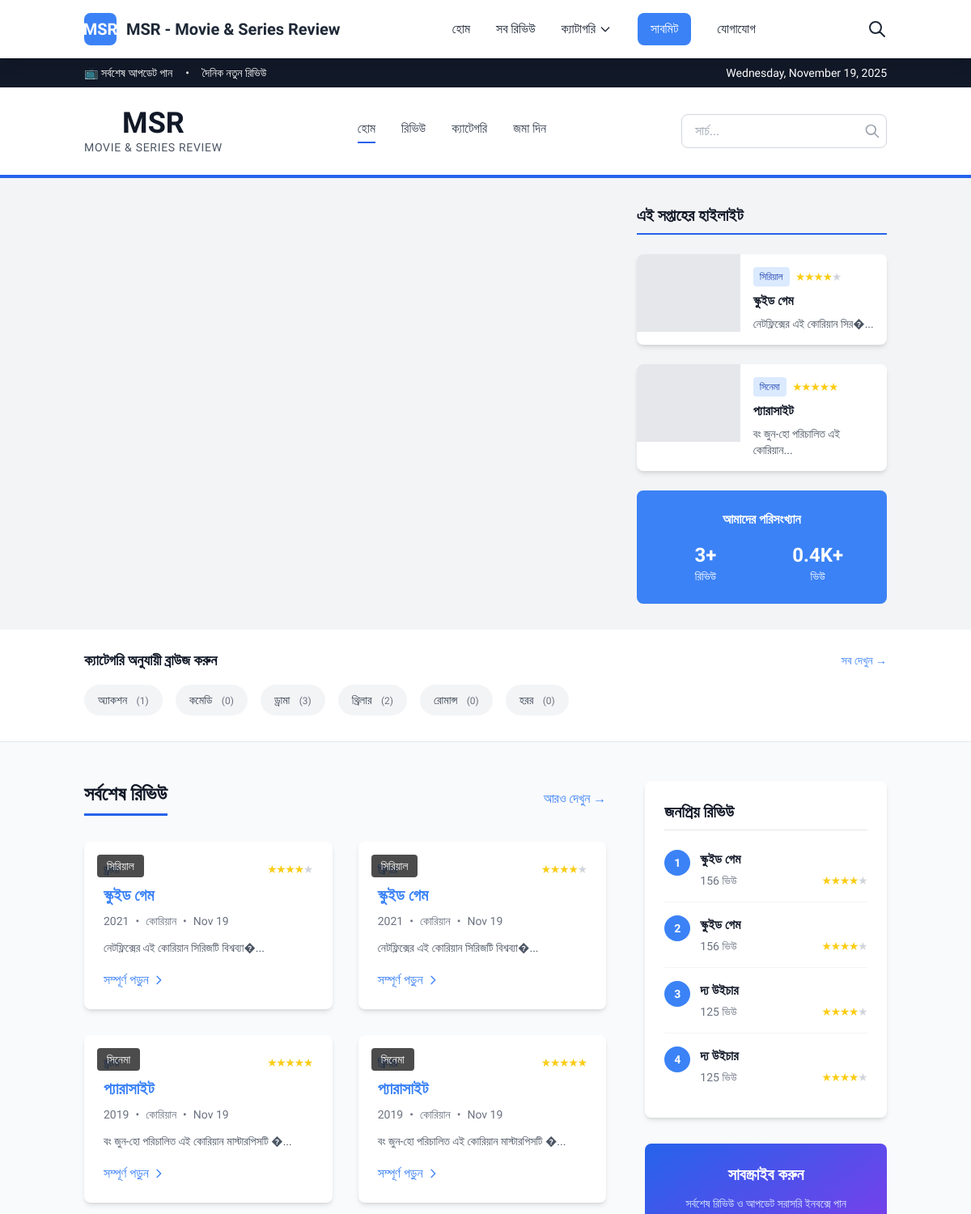
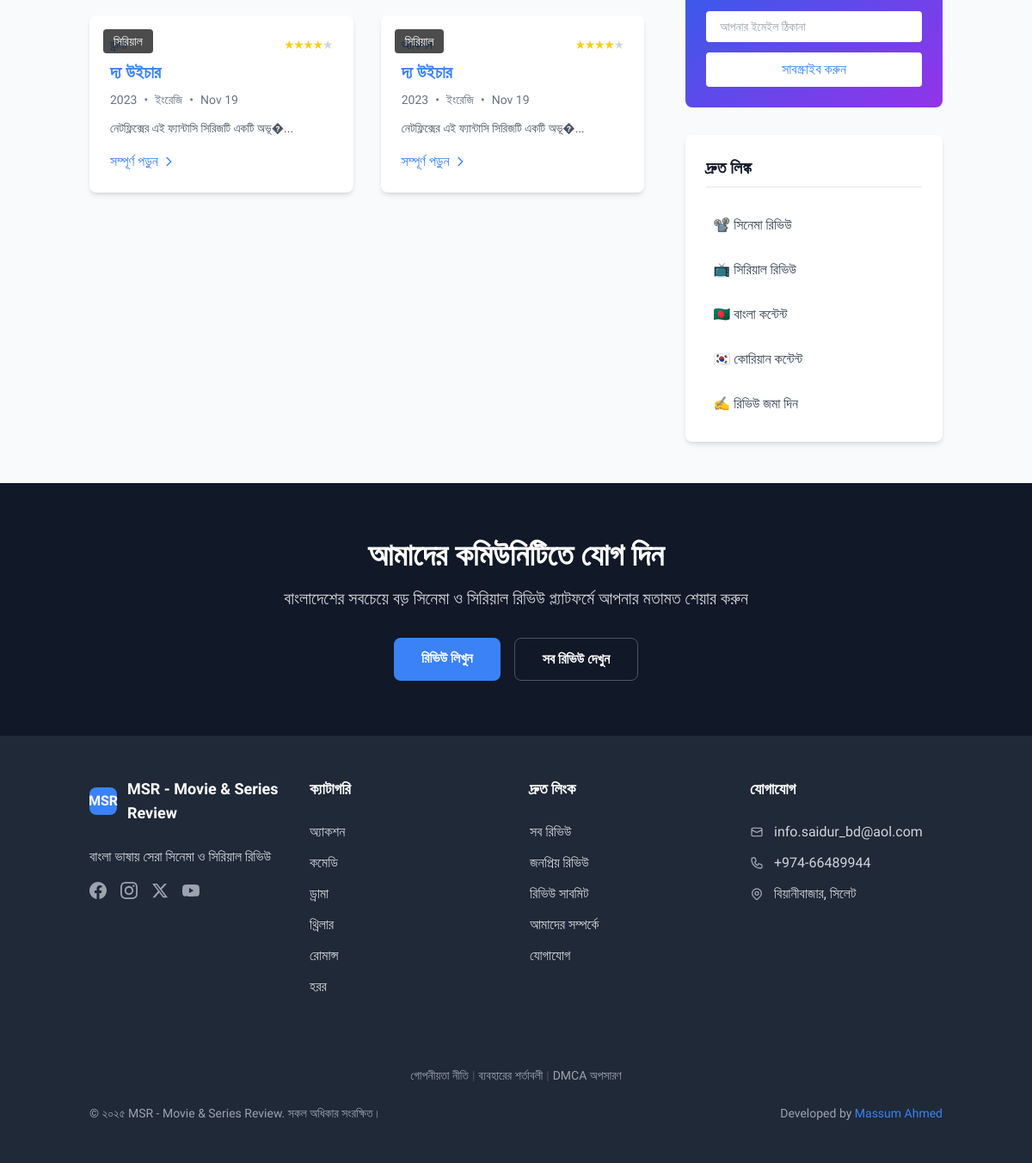
/home/2.php, run on the app's committed database (2 pictures, top to bottom).
### tables this page shows
CREATE TABLE `reviews` (
  `id` int(11) NOT NULL,
  `title` varchar(255) NOT NULL,
  `slug` varchar(255) NOT NULL,
  `reviewer_name` varchar(100) NOT NULL,
  `reviewer_email` varchar(100) DEFAULT NULL,
  `year` varchar(10) DEFAULT NULL,
  `type` enum('movie','series') NOT NULL DEFAULT 'movie',
  `language` varchar(50) DEFAULT NULL,
  `director` varchar(255) DEFAULT NULL,
  `cast` text DEFAULT NULL,
  `rating` decimal(2,1) NOT NULL DEFAULT 0.0,
  `content` longtext NOT NULL,
  `excerpt` text DEFAULT NULL,
  `poster_image` varchar(255) DEFAULT NULL,
  `trailer_url` varchar(500) DEFAULT NULL,
  `featured` tinyint(1) NOT NULL DEFAULT 0,
  `view_count` int(11) NOT NULL DEFAULT 0,
  `status` enum('published','pending','draft') NOT NULL DEFAULT 'pending',
  `created_by` enum('admin','user') NOT NULL DEFAULT 'admin',
  `meta_title` varchar(255) DEFAULT NULL,
  `meta_description` text DEFAULT NULL,
  `meta_keywords` text DEFAULT NULL,
  `created_at` timestamp NOT NULL DEFAULT current_timestamp(),
  `updated_at` timestamp NOT NULL DEFAULT current_timestamp() ON UPDATE current_timestamp()
);

CREATE TABLE `categories` (
  `id` int(11) NOT NULL,
  `name` varchar(100) NOT NULL,
  `name_bn` varchar(100) DEFAULT NULL,
  `slug` varchar(100) NOT NULL,
  `description` text DEFAULT NULL,
  `icon` varchar(100) DEFAULT NULL,
  `color` varchar(20) DEFAULT '#3B82F6',
  `sort_order` int(11) NOT NULL DEFAULT 0,
  `status` enum('active','inactive') NOT NULL DEFAULT 'active',
  `created_at` timestamp NOT NULL DEFAULT current_timestamp(),
  `updated_at` timestamp NOT NULL DEFAULT current_timestamp() ON UPDATE current_timestamp()
);

### home/2.php (the view, shortened to what the rows shown need)
<?php
require_once 'config/config.php';
$db = Database::getInstance();
$latest_reviews = $db->fetchAll("
    SELECT r.*, c.name as category_name, c.name_bn as category_name_bn
    FROM reviews r
    LEFT JOIN review_categories rc ON r.id = rc.review_id
    LEFT JOIN categories c ON rc.category_id = c.id
    WHERE r.status = 'published'
    ORDER BY r.created_at DESC
    LIMIT 6
");
$featured_reviews = $db->fetchAll("
    SELECT r.*, c.name as category_name, c.name_bn as category_name_bn
    FROM reviews r
    LEFT JOIN review_categories rc ON r.id = rc.review_id
    LEFT JOIN categories c ON rc.category_id = c.id
    WHERE r.status = 'published' AND r.featured = 1
    ORDER BY r.created_at DESC
    LIMIT 3
");
$popular_reviews = $db->fetchAll("
    SELECT r.*, c.name as category_name, c.name_bn as category_name_bn
    FROM reviews r
    LEFT JOIN review_categories rc ON r.id = rc.review_id
    LEFT JOIN categories c ON rc.category_id = c.id
    WHERE r.status = 'published'
    ORDER BY r.view_count DESC
    LIMIT 4
");
$categories = $db->fetchAll("
    SELECT * FROM categories
    WHERE status = 'active'
    ORDER BY sort_order ASC
    LIMIT 8
");
include 'includes/header.php';
?>
<header class="bg-white shadow-sm border-b-4 border-blue-600">
    <div class="container mx-auto px-4">
        <div class="flex items-center justify-between py-6">
            <div class="text-center">
                <h1 class="text-4xl font-bold text-gray-900">MSR</h1>
            </div>
        </div>
    </div>
</header>
<?php if (!empty($featured_reviews) && count($featured_reviews) > 0): ?>
<section class="bg-gray-100 py-8">
    <div class="container mx-auto px-4">
        <div class="grid lg:grid-cols-3 gap-8">
            <div class="space-y-6">
                <?php foreach (array_slice($featured_reviews, 1, 2) as $review): ?>
                    <div class="bg-white rounded-lg shadow-md overflow-hidden hover:shadow-lg transition-shadow">
                        <div class="flex">
                            <div class="w-32 h-24 bg-gray-200 flex-shrink-0">
                            </div>
                            <div class="p-4 flex-1">
                                <div class="flex items-center space-x-2 mb-2">
                                    <span class="bg-blue-100 text-blue-800 px-2 py-1 rounded text-xs">
                                        <?php echo $review['type'] == 'movie' ? 'সিনেমা' : 'সিরিয়াল'; ?>
                                    </span>
                                    <div class="flex text-yellow-400 text-sm">
                                        <?php for ($i = 1; $i <= 5; $i++): ?>
                                            <span class="<?php echo $i <= $review['rating'] ? 'text-yellow-400' : 'text-gray-300'; ?>">★</span>
                                        <?php endfor; ?>
                                    </div>
                                </div>
                                <h4 class="font-bold text-gray-900 mb-2 leading-tight hover:text-blue-600 transition-colors">
                                    <a href="/review/<?php echo $review['slug']; ?>">
                                        <?php echo htmlspecialchars($review['title']); ?>
                                    </a>
                                </h4>
                                <p class="text-gray-600 text-sm">
                                    <?php echo htmlspecialchars(substr($review['excerpt'], 0, 80)); ?>...
                                </p>
                            </div>
                        </div>
                    </div>
                <?php endforeach; ?>
            </div>
        </div>
    </div>
</section>
<?php endif; ?>
<?php if (!empty($categories)): ?>
<section class="bg-white py-6 border-b border-gray-200">
    <div class="container mx-auto px-4">
        <div class="flex space-x-4 overflow-x-auto pb-2">
            <?php foreach ($categories as $category): ?>
                <a href="/category/<?php echo $category['slug']; ?>"
                   class="flex-shrink-0 bg-gray-100 hover:bg-blue-100 px-4 py-2 rounded-full text-sm font-medium text-gray-700 hover:text-blue-600 transition-all border border-transparent hover:border-blue-200">
                    <?php echo $category['name_bn'] ?: $category['name']; ?>
                    <span class="ml-2 text-xs text-gray-500">
                        (<?php echo $db->count("SELECT COUNT(*) FROM review_categories rc JOIN reviews r ON rc.review_id = r.id WHERE rc.category_id = ? AND r.status = 'published'", [$category['id']]); ?>)
                    </span>
                </a>
            <?php endforeach; ?>
        </div>
    </div>
</section>
<?php endif; ?>
<section class="py-12 bg-gray-50">
    <div class="container mx-auto px-4">
        <div class="grid lg:grid-cols-3 gap-12">
            <div class="lg:col-span-2 space-y-12">
                <?php if (!empty($latest_reviews)): ?>
                <div>
                    <div class="flex items-center justify-between mb-8">
                        <h2 class="text-2xl font-bold text-gray-900 border-b-3 border-blue-600 pb-2">সর্বশেষ রিভিউ</h2>
                    </div>
                    <div class="grid md:grid-cols-2 gap-8">
                        <?php foreach ($latest_reviews as $review): ?>
                            <article class="bg-white rounded-lg shadow-md overflow-hidden hover:shadow-lg transition-shadow group">
                                <div class="relative">
                                    <div class="absolute top-4 left-4 bg-black/70 text-white px-3 py-1 rounded text-sm">
                                        <?php echo $review['type'] == 'movie' ? 'সিনেমা' : 'সিরিয়াল'; ?>
                                    </div>
                                </div>
                                <div class="p-6">
                                    <div class="flex items-center justify-between mb-2">
                                        <span class="text-blue-600 text-sm font-medium">
                                            <?php echo $review['category_name_bn'] ?: $review['category_name']; ?>
                                        </span>
                                        <div class="flex text-yellow-400 text-sm">
                                            <?php for ($i = 1; $i <= 5; $i++): ?>
                                                <span class="<?php echo $i <= $review['rating'] ? 'text-yellow-400' : 'text-gray-300'; ?>">★</span>
                                            <?php endfor; ?>
                                        </div>
                                    </div>
                                    <h3 class="text-xl font-bold text-gray-900 mb-2 group-hover:text-blue-600 transition-colors">
                                        <a href="/review/<?php echo $review['slug']; ?>">
                                            <?php echo htmlspecialchars($review['title']); ?>
                                        </a>
                                    </h3>
                                    <div class="flex items-center text-gray-500 text-sm mb-3">
                                        <span><?php echo $review['year']; ?></span>
                                        <span class="mx-2">•</span>
                                        <span><?php echo $review['language']; ?></span>
                                        <span class="mx-2">•</span>
                                        <span><?php echo date('M d', strtotime($review['created_at'])); ?></span>
                                    </div>
                                    <p class="text-gray-600 text-sm leading-relaxed mb-4">
                                        <?php echo htmlspecialchars(substr($review['excerpt'], 0, 120)); ?>...
                                    </p>
                                    <a href="/review/<?php echo $review['slug']; ?>"
                                       class="inline-flex items-center text-blue-600 hover:text-blue-700 font-medium">
                                        সম্পূর্ণ পড়ুন
                                        <svg class="w-4 h-4 ml-1" fill="none" stroke="currentColor" viewBox="0 0 24 24">
                                            <path stroke-linecap="round" stroke-linejoin="round" stroke-width="2" d="M9 5l7 7-7 7"></path>
                                        </svg>
                                    </a>
                                </div>
                            </article>
                        <?php endforeach; ?>
                    </div>
                </div>
                <?php endif; ?>
            </div>
            <div class="space-y-8">
                <?php if (!empty($popular_reviews)): ?>
                <div class="bg-white rounded-lg shadow-md p-6">
                    <div class="space-y-4">
                        <?php foreach ($popular_reviews as $index => $review): ?>
                            <div class="flex items-start space-x-3 pb-4 <?php echo $index < count($popular_reviews) - 1 ? 'border-b border-gray-100' : ''; ?>">
                                <div class="w-8 h-8 bg-blue-600 text-white rounded-full flex items-center justify-center font-bold text-sm flex-shrink-0">
                                    <?php echo $index + 1; ?>
                                </div>
                                <div class="flex-1 min-w-0">
                                    <h4 class="font-semibold text-gray-900 mb-1 hover:text-blue-600 transition-colors">
                                        <a href="/review/<?php echo $review['slug']; ?>">
                                            <?php echo htmlspecialchars($review['title']); ?>
                                        </a>
                                    </h4>
                                    <div class="flex items-center justify-between text-sm">
                                        <span class="text-gray-500"><?php echo number_format($review['view_count']); ?> ভিউ</span>
                                        <div class="flex text-yellow-400">
                                            <?php for ($i = 1; $i <= 5; $i++): ?>
                                                <span class="<?php echo $i <= $review['rating'] ? 'text-yellow-400' : 'text-gray-300'; ?>">★</span>
                                            <?php endfor; ?>
                                        </div>
                                    </div>
                                </div>
                            </div>
                        <?php endforeach; ?>
                    </div>
                </div>
                <?php endif; ?>
            </div>
        </div>
    </div>
</section>
<section class="py-16 bg-gray-900 text-white">
    <div class="container mx-auto px-4 text-center">
        <h2 class="text-3xl md:text-4xl font-bold mb-4">আমাদের কমিউনিটিতে যোগ দিন</h2>
    </div>
</section>
<?php
include 'includes/footer.php';
?>

### includes/footer.php (shortened to what the rows shown need)
<?php
$footer_color = getSiteSetting('footer_color', '#1F2937');
$primary_color = getSiteSetting('primary_color', '#3B82F6');
?>
</main>
    <footer class="dynamic-footer text-white" style="background-color: <?php echo $footer_color; ?>;">
        <div class="container mx-auto px-4 py-12">
            <div class="grid md:grid-cols-2 lg:grid-cols-4 gap-8">
                <div>
                    <ul class="space-y-3">
                        <?php foreach (array_slice($categories, 0, 6) as $category): ?>
                            <li>
                                <a href="/category/<?php echo $category['slug']; ?>" class="text-gray-300 hover:text-white transition-colors" style="--hover-color: <?php echo $primary_color; ?>;" onmouseover="this.style.color='<?php echo $primary_color; ?>';" onmouseout="this.style.color='';">
                                    <?php echo $category['name_bn'] ?: $category['name']; ?>
                                </a>
                            </li>
                        <?php endforeach; ?>
                    </ul>
                </div>
            </div>
        </div>
    </footer>
</body>
</html>

### data on the page
reviews: type "সিরিয়াল", title "স্কুইড গেম", excerpt "নেটফ্লিক্সের এই কোরিয়ান সির�", categories.name_bn "ড্রামা", year "2021", language "কোরিয়ান", created_at "Nov 19", excerpt "নেটফ্লিক্সের এই কোরিয়ান সিরিজটি বিশ্বব্যা�", categories.name_bn "থ্রিলার", view_count "156"
reviews: type "সিনেমা", title "প্যারাসাইট", excerpt "বং জুন-হো পরিচালিত এই কোরিয়ান", categories.name_bn "ড্রামা", year "2019", language "কোরিয়ান", created_at "Nov 19", excerpt "বং জুন-হো পরিচালিত এই কোরিয়ান মাস্টারপিসটি �", categories.name_bn "থ্রিলার"
categories: name_bn "অ্যাকশন", id "1"
categories: name_bn "কমেডি", count "0"
categories: name_bn "ড্রামা", id "3"
categories: name_bn "থ্রিলার", count "2"
categories: name_bn "রোমান্স", count "0"
categories: name_bn "হরর", count "0"
reviews: type "সিরিয়াল", categories.name_bn "ড্রামা", title "দ্য উইচার", year "2023", language "ইংরেজি", created_at "Nov 19", excerpt "নেটফ্লিক্সের এই ফ্যান্টাসি সিরিজটি একটি অভূ�", categories.name_bn "অ্যাকশন", view_count "125"

### other printed values
$site_name "MSR - Movie & Series Review"
$db->count("SELECT COUNT(*) FROM reviews WHERE status = 'published'") "3"
getSiteSetting('site_name', SITE_NAME) "MSR - Movie & Series Review"
$footer_text "© ২০২৫ MSR - Movie & Series Review. সকল অধিকার সংরক্ষিত।"
